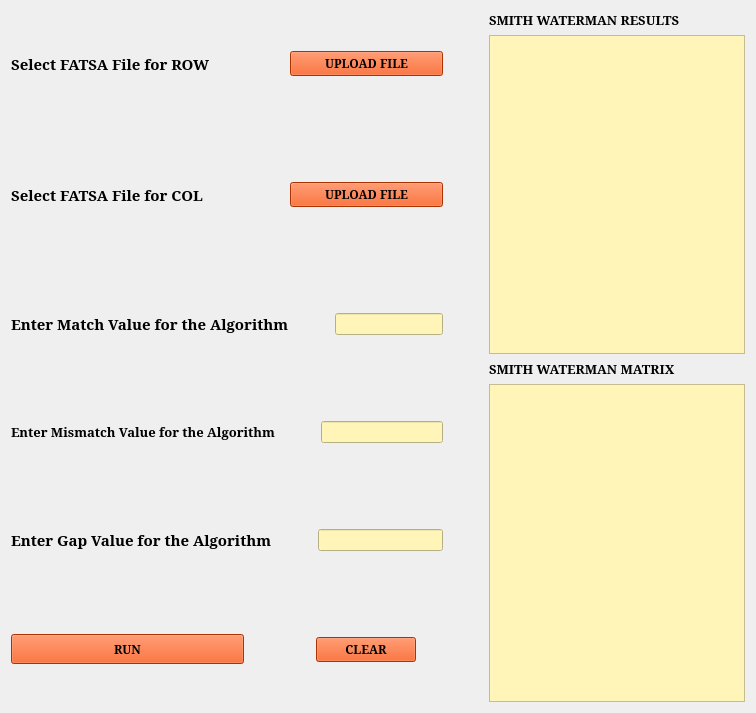
      <widget class="QWidget" name="smith_page">
       <layout class="QGridLayout" name="gridLayout_26">
        <item row="0" column="0">
         <layout class="QHBoxLayout" name="horizontalLayout">
          <item>
           <layout class="QVBoxLayout" name="verticalLayout_17">
            <item>
             <layout class="QHBoxLayout" name="horizontalLayout_2">
              <item>
               <layout class="QVBoxLayout" name="verticalLayout_19">
                <item>
                 <widget class="QLabel" name="label_11">
                  <property name="sizePolicy">
                   <sizepolicy hsizetype="Expanding" vsizetype="Expanding">
                    <horstretch>0</horstretch>
                    <verstretch>0</verstretch>
                   </sizepolicy>
                  </property>
                  <property name="font">
                   <font>
                    <family>Garamond</family>
                    <pointsize>11</pointsize>
                    <weight>75</weight>
                    <bold>true</bold>
                   </font>
                  </property>
                  <property name="text">
                   <string>Select FATSA File for ROW</string>
                  </property>
                 </widget>
                </item>
                <item>
                 <layout class="QVBoxLayout" name="verticalLayout_25">
                  <item>
                   <widget class="QLabel" name="label_17">
                    <property name="sizePolicy">
                     <sizepolicy hsizetype="Fixed" vsizetype="Fixed">
                      <horstretch>0</horstretch>
                      <verstretch>0</verstretch>
                     </sizepolicy>
                    </property>
                    <property name="text">
                     <string/>
                    </property>
                   </widget>
                  </item>
                 </layout>
                </item>
               </layout>
              </item>
              <item>
               <layout class="QVBoxLayout" name="verticalLayout_20">
                <item>
                 <layout class="QGridLayout" name="gridLayout_2">
                  <item row="1" column="2">
                   <spacer name="horizontalSpacer_2">
                    <property name="orientation">
                     <enum>Qt::Horizontal</enum>
                    </property>
                    <property name="sizeType">
                     <enum>QSizePolicy::Preferred</enum>
                    </property>
                    <property name="sizeHint" stdset="0">
                     <size>
                      <width>40</width>
                      <height>20</height>
                     </size>
                    </property>
                   </spacer>
                  </item>
                  <item row="0" column="1">
                   <spacer name="verticalSpacer_10">
                    <property name="orientation">
                     <enum>Qt::Vertical</enum>
                    </property>
                    <property name="sizeHint" stdset="0">
                     <size>
                      <width>20</width>
                      <height>40</height>
                     </size>
                    </property>
                   </spacer>
                  </item>
                  <item row="1" column="1">
                   <widget class="QPushButton" name="smith_btn_upload_row">
                    <property name="sizePolicy">
                     <sizepolicy hsizetype="Expanding" vsizetype="Expanding">
                      <horstretch>0</horstretch>
                      <verstretch>0</verstretch>
                     </sizepolicy>
                    </property>
                    <property name="maximumSize">
                     <size>
                      <width>200</width>
                      <height>30</height>
                     </size>
                    </property>
                    <property name="font">
                     <font>
                      <family>Garamond</family>
                      <pointsize>9</pointsize>
                      <weight>75</weight>
                      <bold>true</bold>
                     </font>
                    </property>
                    <property name="styleSheet">
                     <string notr="true">background-color: rgb(239, 70, 1);</string>
                    </property>
                    <property name="text">
                     <string>UPLOAD FILE</string>
                    </property>
                   </widget>
                  </item>
                  <item row="1" column="0">
                   <spacer name="horizontalSpacer">
                    <property name="orientation">
                     <enum>Qt::Horizontal</enum>
                    </property>
                    <property name="sizeType">
                     <enum>QSizePolicy::Preferred</enum>
                    </property>
                    <property name="sizeHint" stdset="0">
                     <size>
                      <width>40</width>
                      <height>20</height>
                     </size>
                    </property>
                   </spacer>
                  </item>
                  <item row="3" column="1">
                   <spacer name="verticalSpacer_11">
                    <property name="orientation">
                     <enum>Qt::Vertical</enum>
                    </property>
                    <property name="sizeHint" stdset="0">
                     <size>
                      <width>20</width>
                      <height>40</height>
                     </size>
                    </property>
                   </spacer>
                  </item>
                  <item row="2" column="1">
                   <widget class="QLabel" name="smith_lbl_output_row">
                    <property name="sizePolicy">
                     <sizepolicy hsizetype="Fixed" vsizetype="Fixed">
                      <horstretch>0</horstretch>
                      <verstretch>0</verstretch>
                     </sizepolicy>
                    </property>
                    <property name="text">
                     <string/>
                    </property>
                   </widget>
                  </item>
                 </layout>
                </item>
               </layout>
              </item>
             </layout>
            </item>
            <item>
             <layout class="QHBoxLayout" name="horizontalLayout_7">
              <item>
               <layout class="QVBoxLayout" name="verticalLayout_21">
                <item>
                 <widget class="QLabel" name="label_12">
                  <property name="sizePolicy">
                   <sizepolicy hsizetype="Expanding" vsizetype="Expanding">
                    <horstretch>0</horstretch>
                    <verstretch>0</verstretch>
                   </sizepolicy>
                  </property>
                  <property name="font">
                   <font>
                    <family>Garamond</family>
                    <pointsize>11</pointsize>
                    <weight>75</weight>
                    <bold>true</bold>
                   </font>
                  </property>
                  <property name="text">
                   <string>Select FATSA File for COL</string>
                  </property>
                 </widget>
                </item>
                <item>
                 <layout class="QVBoxLayout" name="verticalLayout_26">
                  <item>
                   <widget class="QLabel" name="label_18">
                    <property name="sizePolicy">
                     <sizepolicy hsizetype="Fixed" vsizetype="Fixed">
                      <horstretch>0</horstretch>
                      <verstretch>0</verstretch>
                     </sizepolicy>
                    </property>
                    <property name="text">
                     <string/>
                    </property>
                   </widget>
                  </item>
                 </layout>
                </item>
               </layout>
              </item>
              <item>
               <layout class="QVBoxLayout" name="verticalLayout_22">
                <item>
                 <layout class="QGridLayout" name="gridLayout_3">
                  <item row="1" column="1">
                   <widget class="QPushButton" name="smith_btn_upload_col">
                    <property name="sizePolicy">
                     <sizepolicy hsizetype="Expanding" vsizetype="Expanding">
                      <horstretch>0</horstretch>
                      <verstretch>0</verstretch>
                     </sizepolicy>
                    </property>
                    <property name="maximumSize">
                     <size>
                      <width>200</width>
                      <height>30</height>
                     </size>
                    </property>
                    <property name="font">
                     <font>
                      <family>Garamond</family>
                      <pointsize>9</pointsize>
                      <weight>75</weight>
                      <bold>true</bold>
                     </font>
                    </property>
                    <property name="styleSheet">
                     <string notr="true">background-color: rgb(239, 70, 1);</string>
                    </property>
                    <property name="text">
                     <string>UPLOAD FILE</string>
                    </property>
                   </widget>
                  </item>
                  <item row="0" column="1">
                   <spacer name="verticalSpacer_12">
                    <property name="orientation">
                     <enum>Qt::Vertical</enum>
                    </property>
                    <property name="sizeHint" stdset="0">
                     <size>
                      <width>20</width>
                      <height>40</height>
                     </size>
                    </property>
                   </spacer>
                  </item>
                  <item row="1" column="0">
                   <spacer name="horizontalSpacer_3">
                    <property name="orientation">
                     <enum>Qt::Horizontal</enum>
                    </property>
                    <property name="sizeType">
                     <enum>QSizePolicy::Preferred</enum>
                    </property>
                    <property name="sizeHint" stdset="0">
                     <size>
                      <width>40</width>
                      <height>20</height>
                     </size>
                    </property>
                   </spacer>
                  </item>
                  <item row="1" column="2">
                   <spacer name="horizontalSpacer_4">
                    <property name="orientation">
                     <enum>Qt::Horizontal</enum>
                    </property>
                    <property name="sizeType">
                     <enum>QSizePolicy::Preferred</enum>
                    </property>
                    <property name="sizeHint" stdset="0">
                     <size>
                      <width>40</width>
                      <height>20</height>
                     </size>
                    </property>
                   </spacer>
                  </item>
                  <item row="3" column="1">
                   <spacer name="verticalSpacer_13">
                    <property name="orientation">
                     <enum>Qt::Vertical</enum>
                    </property>
                    <property name="sizeHint" stdset="0">
                     <size>
                      <width>20</width>
                      <height>40</height>
                     </size>
                    </property>
                   </spacer>
                  </item>
                  <item row="2" column="1">
                   <widget class="QLabel" name="smith_lbl_output_col">
                    <property name="sizePolicy">
                     <sizepolicy hsizetype="Fixed" vsizetype="Fixed">
                      <horstretch>0</horstretch>
                      <verstretch>0</verstretch>
                     </sizepolicy>
                    </property>
                    <property name="text">
                     <string/>
                    </property>
                   </widget>
                  </item>
                 </layout>
                </item>
               </layout>
              </item>
             </layout>
            </item>
            <item>
             <layout class="QHBoxLayout" name="horizontalLayout_17">
              <item>
               <layout class="QVBoxLayout" name="verticalLayout_31">
                <item>
                 <widget class="QLabel" name="label_32">
                  <property name="sizePolicy">
                   <sizepolicy hsizetype="Expanding" vsizetype="Expanding">
                    <horstretch>0</horstretch>
                    <verstretch>0</verstretch>
                   </sizepolicy>
                  </property>
                  <property name="font">
                   <font>
                    <family>Garamond</family>
                    <pointsize>11</pointsize>
                    <weight>75</weight>
                    <bold>true</bold>
                   </font>
                  </property>
                  <property name="text">
                   <string>Enter Match Value for the Algorithm</string>
                  </property>
                 </widget>
                </item>
               </layout>
              </item>
              <item>
               <layout class="QVBoxLayout" name="verticalLayout_40">
                <item>
                 <layout class="QGridLayout" name="gridLayout_18">
                  <item row="1" column="0">
                   <spacer name="horizontalSpacer_21">
                    <property name="orientation">
                     <enum>Qt::Horizontal</enum>
                    </property>
                    <property name="sizeType">
                     <enum>QSizePolicy::Preferred</enum>
                    </property>
                    <property name="sizeHint" stdset="0">
                     <size>
                      <width>40</width>
                      <height>20</height>
                     </size>
                    </property>
                   </spacer>
                  </item>
                  <item row="1" column="3">
                   <spacer name="horizontalSpacer_22">
                    <property name="orientation">
                     <enum>Qt::Horizontal</enum>
                    </property>
                    <property name="sizeType">
                     <enum>QSizePolicy::Preferred</enum>
                    </property>
                    <property name="sizeHint" stdset="0">
                     <size>
                      <width>40</width>
                      <height>20</height>
                     </size>
                    </property>
                   </spacer>
                  </item>
                  <item row="2" column="2">
                   <spacer name="verticalSpacer_27">
                    <property name="orientation">
                     <enum>Qt::Vertical</enum>
                    </property>
                    <property name="sizeType">
                     <enum>QSizePolicy::Preferred</enum>
                    </property>
                    <property name="sizeHint" stdset="0">
                     <size>
                      <width>20</width>
                      <height>40</height>
                     </size>
                    </property>
                   </spacer>
                  </item>
                  <item row="0" column="2">
                   <spacer name="verticalSpacer_26">
                    <property name="orientation">
                     <enum>Qt::Vertical</enum>
                    </property>
                    <property name="sizeType">
                     <enum>QSizePolicy::Preferred</enum>
                    </property>
                    <property name="sizeHint" stdset="0">
                     <size>
                      <width>20</width>
                      <height>40</height>
                     </size>
                    </property>
                   </spacer>
                  </item>
                  <item row="1" column="2">
                   <widget class="QLineEdit" name="smith_match_value">
                    <property name="sizePolicy">
                     <sizepolicy hsizetype="Expanding" vsizetype="Expanding">
                      <horstretch>0</horstretch>
                      <verstretch>0</verstretch>
                     </sizepolicy>
                    </property>
                    <property name="maximumSize">
                     <size>
                      <width>200</width>
                      <height>30</height>
                     </size>
                    </property>
                    <property name="styleSheet">
                     <string notr="true">background-color: rgb(255, 245, 185);</string>
                    </property>
                   </widget>
                  </item>
                 </layout>
                </item>
               </layout>
              </item>
             </layout>
            </item>
            <item>
             <layout class="QHBoxLayout" name="horizontalLayout_23">
              <item>
               <layout class="QVBoxLayout" name="verticalLayout_41">
                <item>
                 <widget class="QLabel" name="label_34">
                  <property name="sizePolicy">
                   <sizepolicy hsizetype="Expanding" vsizetype="Expanding">
                    <horstretch>0</horstretch>
                    <verstretch>0</verstretch>
                   </sizepolicy>
                  </property>
                  <property name="font">
                   <font>
                    <family>Garamond</family>
                    <pointsize>10</pointsize>
                    <weight>75</weight>
                    <bold>true</bold>
                   </font>
                  </property>
                  <property name="text">
                   <string>Enter Mismatch Value for the Algorithm</string>
                  </property>
                 </widget>
                </item>
               </layout>
              </item>
              <item>
               <layout class="QVBoxLayout" name="verticalLayout_43">
                <item>
                 <layout class="QGridLayout" name="gridLayout_19">
                  <item row="1" column="1">
                   <widget class="QLineEdit" name="smith_mismatch_value">
                    <property name="sizePolicy">
                     <sizepolicy hsizetype="Expanding" vsizetype="Expanding">
                      <horstretch>0</horstretch>
                      <verstretch>0</verstretch>
                     </sizepolicy>
                    </property>
                    <property name="maximumSize">
                     <size>
                      <width>200</width>
                      <height>30</height>
                     </size>
                    </property>
                    <property name="styleSheet">
                     <string notr="true">background-color: rgb(255, 245, 185);</string>
                    </property>
                   </widget>
                  </item>
                  <item row="1" column="2">
                   <spacer name="horizontalSpacer_24">
                    <property name="orientation">
                     <enum>Qt::Horizontal</enum>
                    </property>
                    <property name="sizeType">
                     <enum>QSizePolicy::Preferred</enum>
                    </property>
                    <property name="sizeHint" stdset="0">
                     <size>
                      <width>40</width>
                      <height>20</height>
                     </size>
                    </property>
                   </spacer>
                  </item>
                  <item row="1" column="0">
                   <spacer name="horizontalSpacer_23">
                    <property name="orientation">
                     <enum>Qt::Horizontal</enum>
                    </property>
                    <property name="sizeType">
                     <enum>QSizePolicy::Preferred</enum>
                    </property>
                    <property name="sizeHint" stdset="0">
                     <size>
                      <width>40</width>
                      <height>20</height>
                     </size>
                    </property>
                   </spacer>
                  </item>
                  <item row="0" column="1">
                   <spacer name="verticalSpacer_28">
                    <property name="orientation">
                     <enum>Qt::Vertical</enum>
                    </property>
                    <property name="sizeType">
                     <enum>QSizePolicy::Preferred</enum>
                    </property>
                    <property name="sizeHint" stdset="0">
                     <size>
                      <width>20</width>
                      <height>40</height>
                     </size>
                    </property>
                   </spacer>
                  </item>
                  <item row="2" column="1">
                   <spacer name="verticalSpacer_29">
                    <property name="orientation">
                     <enum>Qt::Vertical</enum>
                    </property>
                    <property name="sizeType">
                     <enum>QSizePolicy::Preferred</enum>
                    </property>
                    <property name="sizeHint" stdset="0">
                     <size>
                      <width>20</width>
                      <height>40</height>
                     </size>
                    </property>
                   </spacer>
                  </item>
                 </layout>
                </item>
               </layout>
              </item>
             </layout>
            </item>
            <item>
             <layout class="QHBoxLayout" name="horizontalLayout_24">
              <item>
               <layout class="QVBoxLayout" name="verticalLayout_44">
                <item>
                 <widget class="QLabel" name="label_36">
                  <property name="sizePolicy">
                   <sizepolicy hsizetype="Expanding" vsizetype="Expanding">
                    <horstretch>0</horstretch>
                    <verstretch>0</verstretch>
                   </sizepolicy>
                  </property>
                  <property name="font">
                   <font>
                    <family>Garamond</family>
                    <pointsize>11</pointsize>
                    <weight>75</weight>
                    <bold>true</bold>
                   </font>
                  </property>
                  <property name="text">
                   <string>Enter Gap Value for the Algorithm</string>
                  </property>
                 </widget>
                </item>
               </layout>
              </item>
              <item>
               <layout class="QVBoxLayout" name="verticalLayout_46">
                <item>
                 <layout class="QGridLayout" name="gridLayout_20">
                  <item row="1" column="1">
                   <widget class="QLineEdit" name="smith_gap_value">
                    <property name="sizePolicy">
                     <sizepolicy hsizetype="Expanding" vsizetype="Expanding">
                      <horstretch>0</horstretch>
                      <verstretch>0</verstretch>
                     </sizepolicy>
                    </property>
                    <property name="maximumSize">
                     <size>
                      <width>200</width>
                      <height>30</height>
                     </size>
                    </property>
                    <property name="styleSheet">
                     <string notr="true">background-color: rgb(255, 245, 185);</string>
                    </property>
                   </widget>
                  </item>
                  <item row="2" column="1">
                   <spacer name="verticalSpacer_31">
                    <property name="orientation">
                     <enum>Qt::Vertical</enum>
                    </property>
                    <property name="sizeType">
                     <enum>QSizePolicy::Preferred</enum>
                    </property>
                    <property name="sizeHint" stdset="0">
                     <size>
                      <width>20</width>
                      <height>40</height>
                     </size>
                    </property>
                   </spacer>
                  </item>
                  <item row="0" column="1">
                   <spacer name="verticalSpacer_30">
                    <property name="orientation">
                     <enum>Qt::Vertical</enum>
                    </property>
                    <property name="sizeType">
                     <enum>QSizePolicy::Preferred</enum>
                    </property>
                    <property name="sizeHint" stdset="0">
                     <size>
                      <width>20</width>
                      <height>40</height>
                     </size>
                    </property>
                   </spacer>
                  </item>
                  <item row="1" column="0">
                   <spacer name="horizontalSpacer_25">
                    <property name="orientation">
                     <enum>Qt::Horizontal</enum>
                    </property>
                    <property name="sizeType">
                     <enum>QSizePolicy::Preferred</enum>
                    </property>
                    <property name="sizeHint" stdset="0">
                     <size>
                      <width>40</width>
                      <height>20</height>
                     </size>
                    </property>
                   </spacer>
                  </item>
                  <item row="1" column="2">
                   <spacer name="horizontalSpacer_26">
                    <property name="orientation">
                     <enum>Qt::Horizontal</enum>
                    </property>
                    <property name="sizeType">
                     <enum>QSizePolicy::Preferred</enum>
                    </property>
                    <property name="sizeHint" stdset="0">
                     <size>
                      <width>40</width>
                      <height>20</height>
                     </size>
                    </property>
                   </spacer>
                  </item>
                 </layout>
                </item>
               </layout>
              </item>
             </layout>
            </item>
            <item>
             <layout class="QHBoxLayout" name="horizontalLayout_11">
              <item>
               <layout class="QGridLayout" name="gridLayout_4">
                <item row="0" column="0">
                 <widget class="QPushButton" name="smith_btn_search">
                  <property name="sizePolicy">
                   <sizepolicy hsizetype="Expanding" vsizetype="Expanding">
                    <horstretch>0</horstretch>
                    <verstretch>0</verstretch>
                   </sizepolicy>
                  </property>
                  <property name="maximumSize">
                   <size>
                    <width>400</width>
                    <height>30</height>
                   </size>
                  </property>
                  <property name="font">
                   <font>
                    <family>Garamond</family>
                    <pointsize>9</pointsize>
                    <weight>75</weight>
                    <bold>true</bold>
                   </font>
                  </property>
                  <property name="styleSheet">
                   <string notr="true">background-color: rgb(239, 70, 1);</string>
                  </property>
                  <property name="text">
                   <string>RUN</string>
                  </property>
                 </widget>
                </item>
               </layout>
              </item>
              <item>
               <layout class="QGridLayout" name="gridLayout_5">
                <item row="1" column="1">
                 <widget class="QPushButton" name="smith_btn_clear">
                  <property name="sizePolicy">
                   <sizepolicy hsizetype="Expanding" vsizetype="Expanding">
                    <horstretch>0</horstretch>
                    <verstretch>0</verstretch>
                   </sizepolicy>
                  </property>
                  <property name="maximumSize">
                   <size>
                    <width>100</width>
                    <height>30</height>
                   </size>
                  </property>
                  <property name="font">
                   <font>
                    <family>Garamond</family>
                    <pointsize>9</pointsize>
                    <weight>75</weight>
                    <bold>true</bold>
                   </font>
                  </property>
                  <property name="styleSheet">
                   <string notr="true">background-color: rgb(239, 70, 1);</string>
                  </property>
                  <property name="text">
                   <string>CLEAR</string>
                  </property>
                 </widget>
                </item>
                <item row="1" column="2">
                 <spacer name="horizontalSpacer_6">
                  <property name="orientation">
                   <enum>Qt::Horizontal</enum>
                  </property>
                  <property name="sizeType">
                   <enum>QSizePolicy::Preferred</enum>
                  </property>
                  <property name="sizeHint" stdset="0">
                   <size>
                    <width>40</width>
                    <height>20</height>
                   </size>
                  </property>
                 </spacer>
                </item>
                <item row="2" column="1">
                 <spacer name="verticalSpacer_9">
                  <property name="orientation">
                   <enum>Qt::Vertical</enum>
                  </property>
                  <property name="sizeHint" stdset="0">
                   <size>
                    <width>20</width>
                    <height>40</height>
                   </size>
                  </property>
                 </spacer>
                </item>
                <item row="0" column="1">
                 <spacer name="verticalSpacer_8">
                  <property name="orientation">
                   <enum>Qt::Vertical</enum>
                  </property>
                  <property name="sizeHint" stdset="0">
                   <size>
                    <width>20</width>
                    <height>40</height>
                   </size>
                  </property>
                 </spacer>
                </item>
                <item row="1" column="0">
                 <spacer name="horizontalSpacer_5">
                  <property name="orientation">
                   <enum>Qt::Horizontal</enum>
                  </property>
                  <property name="sizeType">
                   <enum>QSizePolicy::Preferred</enum>
                  </property>
                  <property name="sizeHint" stdset="0">
                   <size>
                    <width>40</width>
                    <height>20</height>
                   </size>
                  </property>
                 </spacer>
                </item>
               </layout>
              </item>
             </layout>
            </item>
           </layout>
          </item>
          <item>
           <layout class="QVBoxLayout" name="verticalLayout_18">
            <item>
             <layout class="QVBoxLayout" name="verticalLayout_24">
              <item>
               <widget class="QLabel" name="label_19">
                <property name="sizePolicy">
                 <sizepolicy hsizetype="Fixed" vsizetype="Fixed">
                  <horstretch>0</horstretch>
                  <verstretch>0</verstretch>
                 </sizepolicy>
                </property>
                <property name="font">
                 <font>
                  <family>Garamond</family>
                  <pointsize>10</pointsize>
                  <weight>75</weight>
                  <bold>true</bold>
                 </font>
                </property>
                <property name="text">
                 <string>SMITH WATERMAN RESULTS</string>
                </property>
               </widget>
              </item>
              <item>
               <widget class="QTextBrowser" name="smith_output">
                <property name="sizePolicy">
                 <sizepolicy hsizetype="Expanding" vsizetype="Preferred">
                  <horstretch>0</horstretch>
                  <verstretch>0</verstretch>
                 </sizepolicy>
                </property>
                <property name="maximumSize">
                 <size>
                  <width>700</width>
                  <height>400</height>
                 </size>
                </property>
                <property name="styleSheet">
                 <string notr="true">background-color: rgb(255, 245, 185);</string>
                </property>
               </widget>
              </item>
             </layout>
            </item>
            <item>
             <layout class="QVBoxLayout" name="verticalLayout_23">
              <item>
               <widget class="QLabel" name="label_20">
                <property name="sizePolicy">
                 <sizepolicy hsizetype="Fixed" vsizetype="Fixed">
                  <horstretch>0</horstretch>
                  <verstretch>0</verstretch>
                 </sizepolicy>
                </property>
                <property name="font">
                 <font>
                  <family>Garamond</family>
                  <pointsize>10</pointsize>
                  <weight>75</weight>
                  <bold>true</bold>
                 </font>
                </property>
                <property name="text">
                 <string>SMITH WATERMAN MATRIX</string>
                </property>
               </widget>
              </item>
              <item>
               <widget class="QTableWidget" name="smith_table">
                <property name="sizePolicy">
                 <sizepolicy hsizetype="Expanding" vsizetype="Preferred">
                  <horstretch>0</horstretch>
                  <verstretch>0</verstretch>
                 </sizepolicy>
                </property>
                <property name="maximumSize">
                 <size>
                  <width>700</width>
                  <height>400</height>
                 </size>
                </property>
                <property name="styleSheet">
                 <string notr="true">background-color: rgb(255, 245, 185);</string>
                </property>
               </widget>
              </item>
             </layout>
            </item>
           </layout>
          </item>
         </layout>
        </item>
       </layout>
      </widget>
